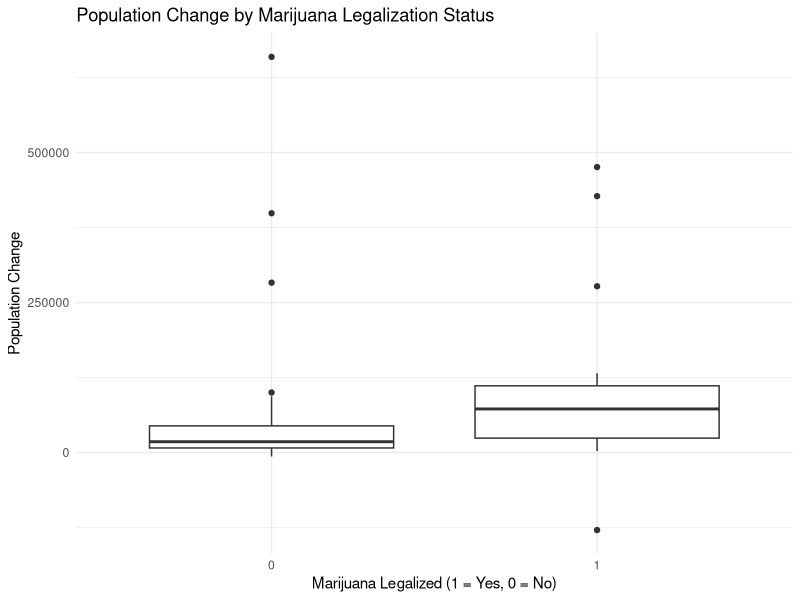

Reproduce this figure in R. (Note: this script raises an error after producing the figure.)
## ---- chunk 1
library("dplyr")
#install.packages("ggplot2")
library("ggplot2")
data <- read.csv("populationData.csv")
## ---- chunk 2
# Create two subsets of data
legal_states <- filter(data, LEGAL == 1)
non_legal_states <- filter(data, LEGAL == 0)

# Perform the t-test
t_test_result <- t.test(legal_states$ChangeByYear, non_legal_states$ChangeByYear)

# View the results
t_test_result

ggplot(data, aes(x = factor(LEGAL), y = ChangeByYear)) +
  geom_boxplot() +
  labs(title = "Population Change by Marijuana Legalization Status",
       x = "Marijuana Legalized (1 = Yes, 0 = No)",
       y = "Population Change") +
  theme_minimal()

## ---- chunk 3
library(tidyr)
library(dplyr)
library(ggplot2)

# Assuming your data frame is named 'df'
# Assuming the column names are like "`POPESTIMATE2010`", "`POPESTIMATE2011`", ..., "`POPESTIMATE2022`"
# and you have a column named 'LEGAL'

# Gather the year columns and reshape the data
df_long <- data %>%
  select(STATE, matches("`POPESTIMATE`"), LEGAL) %>%
  gather(key = "Year", value = "Population", -STATE, -LEGAL) %>%
  mutate(Year = as.numeric(gsub("`POPESTIMATE`", "", Year)))

# Filter for legal value of 1 and group by year to aggregate the population
agg_data <- df_long %>%
  filter(LEGAL == 1) %>%
  group_by(Year) %>%
  summarize(Total_Population = sum(Population, na.rm = TRUE))

# Create the line plot
ggplot(agg_data, aes(x = Year, y = Total_Population)) +
  geom_line() +
  labs(title = "Total Population for Legal Values (Legal 1)",
       x = "Year",
       y = "Total Population") +
  theme_minimal()



## ---- chunk 4
library(tidyr)
library(ggplot2)

# Assuming your data frame is named 'df'
df_long <- gather(df, key = "YEAR", value = "population", -state, -legal, -region, -division)

# Convert 'YEAR' to numeric
df_long$YEAR <- as.numeric(gsub("X", "", df_long$YEAR))

# Create the line plot
ggplot(df_long, aes(x = YEAR, y = population, color = factor(legal))) +
  geom_line() +
  labs(title = "Total Population for Legal Values",
       x = "Year",
       y = "Population") +
  scale_color_manual(values = c("red", "blue"), labels = c("Legal 0", "Legal 1")) +
  theme_minimal()

